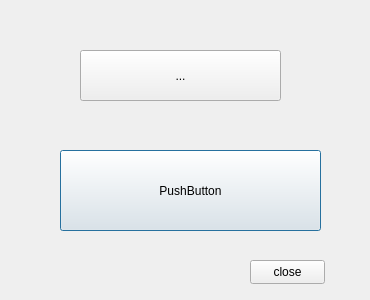
<?xml version="1.0" encoding="UTF-8"?>
<ui version="4.0">
 <class>frm_componente</class>
 <widget class="QDialog" name="frm_componente">
  <property name="geometry">
   <rect>
    <x>0</x>
    <y>0</y>
    <width>370</width>
    <height>300</height>
   </rect>
  </property>
  <property name="windowTitle">
   <string>Componentes</string>
  </property>
  <widget class="QToolButton" name="toolButton">
   <property name="geometry">
    <rect>
     <x>80</x>
     <y>50</y>
     <width>201</width>
     <height>51</height>
    </rect>
   </property>
   <property name="text">
    <string>...</string>
   </property>
  </widget>
  <widget class="QPushButton" name="pushButton">
   <property name="geometry">
    <rect>
     <x>60</x>
     <y>150</y>
     <width>261</width>
     <height>81</height>
    </rect>
   </property>
   <property name="text">
    <string>PushButton</string>
   </property>
  </widget>
  <widget class="QPushButton" name="pushButton_2">
   <property name="geometry">
    <rect>
     <x>250</x>
     <y>260</y>
     <width>75</width>
     <height>24</height>
    </rect>
   </property>
   <property name="text">
    <string>close</string>
   </property>
  </widget>
 </widget>
 <resources/>
 <connections/>
</ui>
